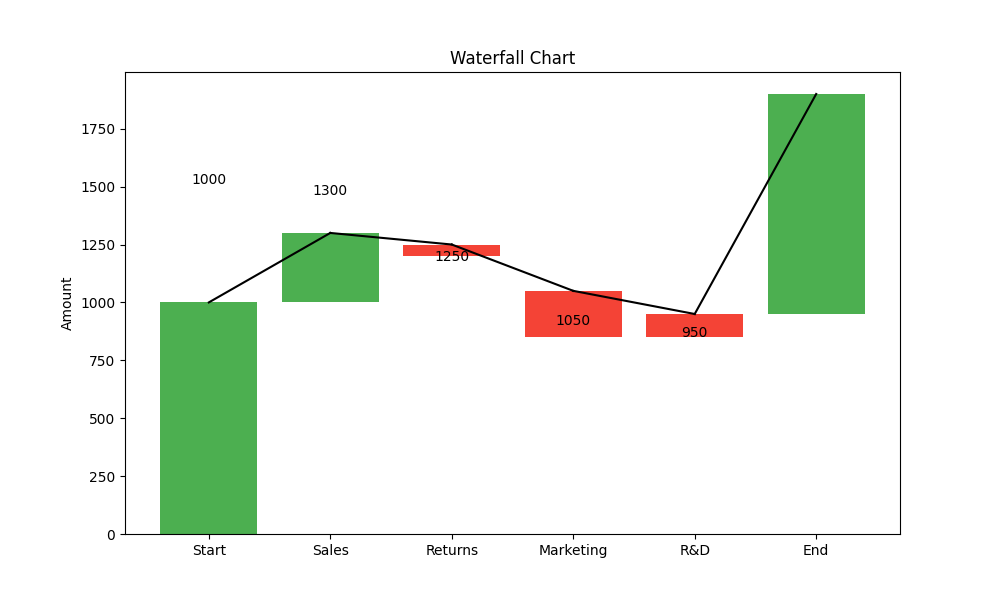

Here is the Python script that generated this plot:
# Importing python libraries
import matplotlib.pyplot as plt
import pandas as pd

# sample data
data = {
    'Category': ['Start', 'Sales', 'Returns', 'Marketing', 'R&D', 'End'],
    'Amount': [1000, 300, -50, -200, -100, 950]
}
df = pd.DataFrame(data)

# Calculating the running totals
df['Running_Total'] = df['Amount'].cumsum()
df['Shifted_Total'] = df['Running_Total'].shift(1).fillna(0)
df['Position'] = df.apply(lambda row: row['Shifted_Total'] if row['Amount'] >= 0 else row['Running_Total'], axis=1)
# plotting the waterfall chart
fig, ax = plt.subplots(figsize=(10, 6))

# code for Bars
ax.bar(df['Category'], df['Amount'], bottom=df['Position'], color=['#4CAF50' if x >= 0 else '#F44336' for x in df['Amount']])

# code for lines to connect the bars
for i in range(1, len(df)):
    ax.plot([i-1, i], [df['Running_Total'][i-1], df['Running_Total'][i]], color='black')

# Adding the total labels
for i, (total, amount) in enumerate(zip(df['Running_Total'], df['Amount'])):
    ax.text(i, total + (amount / 2), f'{total:.0f}', ha='center', va='bottom' if amount > 0 else 'top')

ax.set_title('Waterfall Chart')
ax.set_ylabel('Amount')
plt.savefig('waterfall_plot.png')

